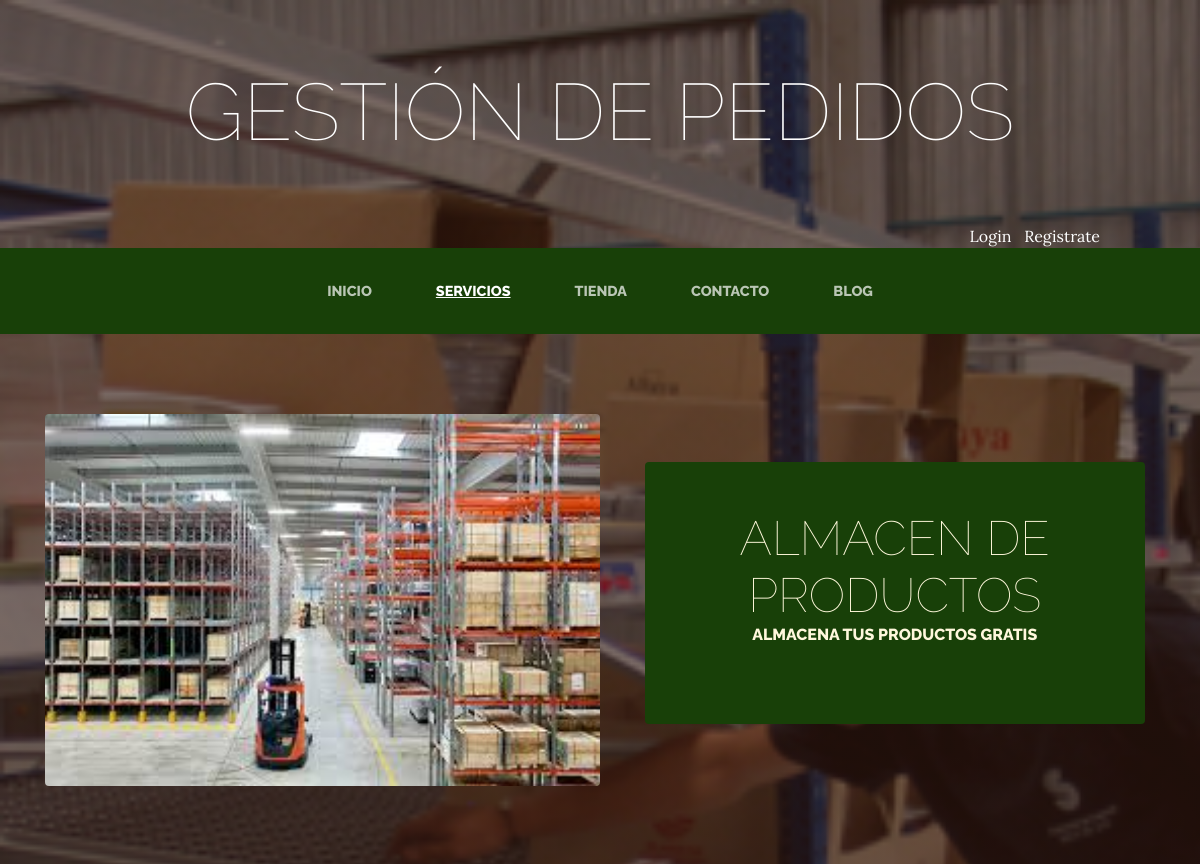
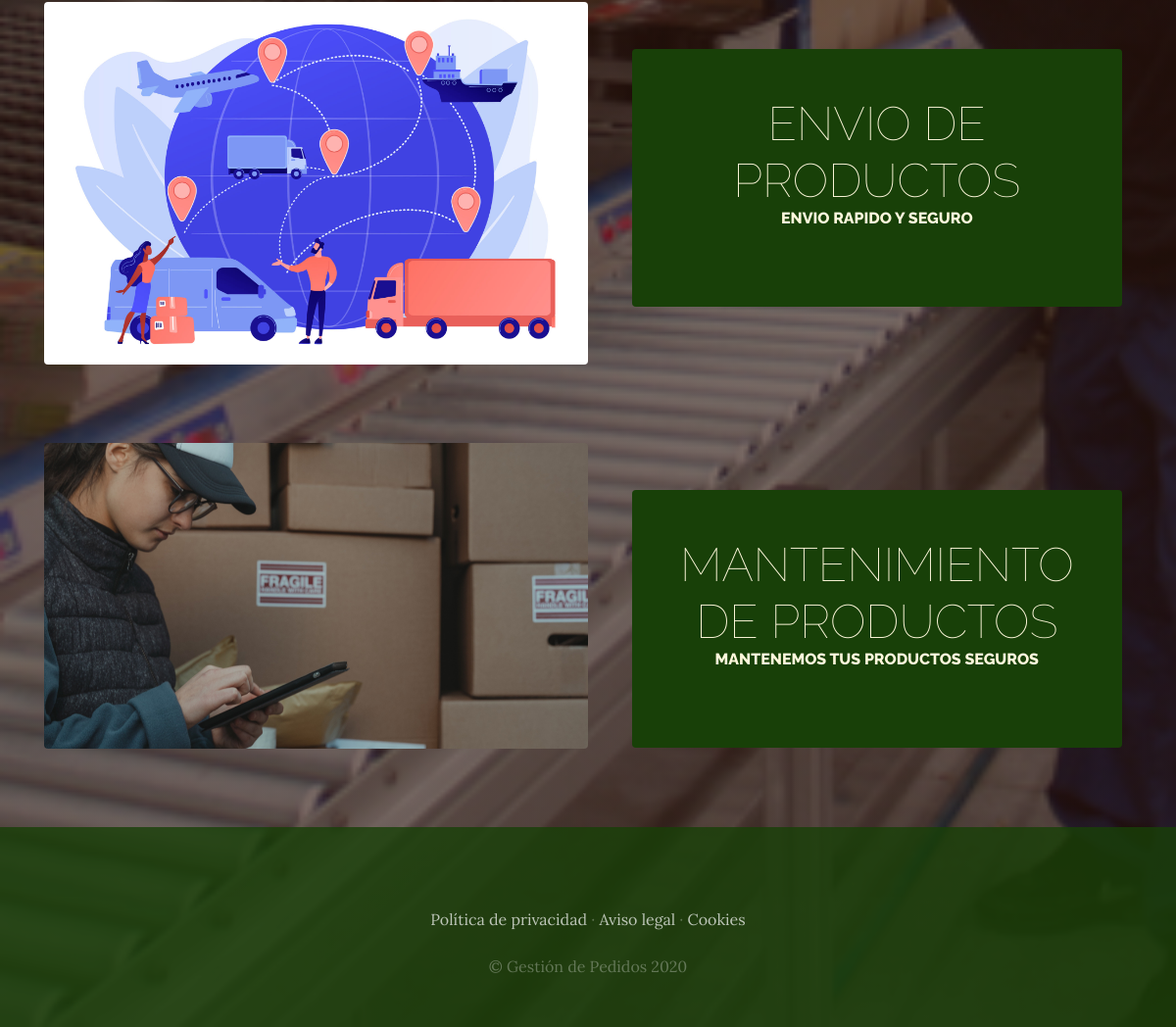
The app's page /servicios/ with its own data (2 pictures, top to bottom).
### servicios/models.py (models this page shows, shortened)
class servicio(models.Model):
    titulo=models.CharField(max_length=50)
    contenido=models.CharField(max_length=50)
    imagen=models.ImageField(upload_to='servicio')
    created=models.DateTimeField(auto_now_add=True)
    updated=models.DateTimeField(auto_now_add=True)
    class Meta:
        verbose_name='servicio'
        verbose_name_plural='servicios'

### servicios/views.py (the view)
# urls.py: path("servicios/", include('servicios.urls')),
def servicios(request):
    servicios=servicio.objects.all()
    return render(request, "servicios/servicios.html",{"servicios": servicios})

### carro/context_processor.py (called while the page is built)
def importe_total_carro(request):
    total=0
    if request.user.is_authenticated:
        if 'carro' in request.session:
            for key, value in request.session["carro"].items():
                total=total+float(value["precio"])
        else:
            total = "carro vacio"
    else:
        total="Debes hacer login"
    return {"importe_total_carro":total}

### servicios/templates/servicios/servicios.html
{% extends "proyectowebapp/base.html" %}
{% load static %}
{% block content %}
    {% for servicio in servicios %}
    <section class="page-section clearfix">
        <div class="container">
          <div class="intro">
            <img class="intro-img img-fluid mb-3 mb-lg-0 rounded" src="{{servicio.imagen.url}}" alt="" style="width: 50%;">
            <div class="intro-text left-0 text-center bg-faded p-5 rounded">
              <h2 class="section-heading mb-4" >
                <span class="section-heading-lower">{{servicio.titulo}}</span>
                <span class="section-heading-upper">{{servicio.contenido}}</span>
              </h2>
            </div>
          </div>
        </div>
      </section>
    {% endfor %}
{% endblock %}

### proyectowebapp/static/proyectowebapp/css/gestion.css (style rules this page uses)
body { font-family: 'Lora'; background: linear-gradient(rgba(47, 23, 15, 0.65), rgba(47, 23, 15, 0.65)), url("../img/bg_main.jpg"); background-attachment: fixed; background-position: center; background-size: cover; }
h1, h2, h3, h4, h5, h6 { font-family: 'Raleway'; }
.page-section { margin-top: 5rem; margin-bottom: 5rem; }
.section-heading { text-transform: uppercase; }
.section-heading .section-heading-upper { display: block; font-size: 1rem; font-weight: 800; padding-bottom:.5rem; }
.section-heading .section-heading-lower { display: block; font-size: 3rem; font-weight: 100; }
.bg-faded { background-color: rgba(255, 255, 255, 0.85); }
.intro { position: relative; }
@media (min-width: 992px) { .intro .intro-img { width: 75%; float: left; } }
@media (min-width: 992px) { .intro .intro-text { left: 600; width: 60%; margin-top: 3rem; background-color: rgba(24, 64, 8); color: cornsilk; position: absolute; } }
@media (min-width: 1200px) { .intro .intro-text { width: 45%; } }
html { scrollbar-width: thin; scrollbar-color: #38703d #4d9559; }

### records on screen
servicio: imagen (picture), titulo "ALMACEN DE PRODUCTOS", contenido "ALMACENA TUS PRODUCTOS GRATIS"
servicio: imagen (picture), titulo "ENVIO DE PRODUCTOS", contenido "ENVIO RAPIDO Y SEGURO"
servicio: imagen (picture), titulo "MANTENIMIENTO DE PRODUCTOS", contenido "MANTENEMOS TUS PRODUCTOS SEGUROS"
